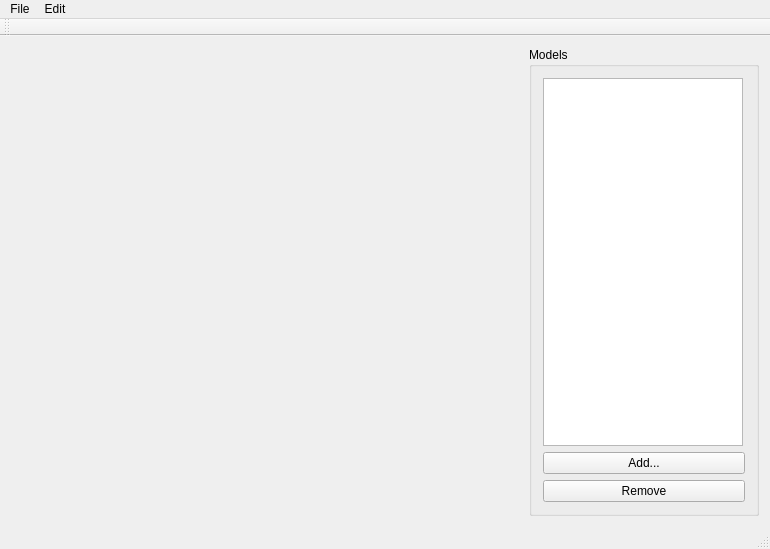
<?xml version="1.0" encoding="UTF-8"?>
<ui version="4.0">
 <class>MainWindow</class>
 <widget class="QMainWindow" name="MainWindow">
  <property name="geometry">
   <rect>
    <x>0</x>
    <y>0</y>
    <width>770</width>
    <height>549</height>
   </rect>
  </property>
  <property name="maximumSize">
   <size>
    <width>770</width>
    <height>16777215</height>
   </size>
  </property>
  <property name="windowTitle">
   <string>MainWindow</string>
  </property>
  <widget class="QWidget" name="centralWidget">
   <layout class="QHBoxLayout" name="horizontalLayout">
    <item>
     <widget class="BasicOpenGLView" name="oglwidget" native="true">
      <property name="sizePolicy">
       <sizepolicy hsizetype="Expanding" vsizetype="Expanding">
        <horstretch>0</horstretch>
        <verstretch>0</verstretch>
       </sizepolicy>
      </property>
      <property name="minimumSize">
       <size>
        <width>500</width>
        <height>300</height>
       </size>
      </property>
     </widget>
    </item>
    <item>
     <widget class="QGroupBox" name="groupBox">
      <property name="minimumSize">
       <size>
        <width>230</width>
        <height>0</height>
       </size>
      </property>
      <property name="maximumSize">
       <size>
        <width>230</width>
        <height>16777215</height>
       </size>
      </property>
      <property name="title">
       <string>Models</string>
      </property>
      <layout class="QVBoxLayout" name="verticalLayout">
       <item>
        <widget class="QListWidget" name="listWidget">
         <property name="minimumSize">
          <size>
           <width>200</width>
           <height>300</height>
          </size>
         </property>
         <property name="maximumSize">
          <size>
           <width>200</width>
           <height>16777215</height>
          </size>
         </property>
         <property name="alternatingRowColors">
          <bool>true</bool>
         </property>
         <property name="selectionMode">
          <enum>QAbstractItemView::ExtendedSelection</enum>
         </property>
         <property name="selectionBehavior">
          <enum>QAbstractItemView::SelectRows</enum>
         </property>
         <property name="selectionRectVisible">
          <bool>true</bool>
         </property>
        </widget>
       </item>
       <item>
        <widget class="QPushButton" name="addButton">
         <property name="text">
          <string>Add...</string>
         </property>
        </widget>
       </item>
       <item>
        <widget class="QPushButton" name="removeButton">
         <property name="text">
          <string>Remove</string>
         </property>
        </widget>
       </item>
      </layout>
     </widget>
    </item>
   </layout>
  </widget>
  <widget class="QMenuBar" name="menuBar">
   <property name="geometry">
    <rect>
     <x>0</x>
     <y>0</y>
     <width>770</width>
     <height>22</height>
    </rect>
   </property>
   <widget class="QMenu" name="menuFile">
    <property name="title">
     <string>File</string>
    </property>
    <addaction name="actionAdd_Model"/>
   </widget>
   <widget class="QMenu" name="menuEdit">
    <property name="title">
     <string>Edit</string>
    </property>
    <addaction name="actionRemove_Selected"/>
   </widget>
   <addaction name="menuFile"/>
   <addaction name="menuEdit"/>
  </widget>
  <widget class="QToolBar" name="mainToolBar">
   <attribute name="toolBarArea">
    <enum>TopToolBarArea</enum>
   </attribute>
   <attribute name="toolBarBreak">
    <bool>false</bool>
   </attribute>
  </widget>
  <widget class="QStatusBar" name="statusBar"/>
  <action name="actionAdd_Model">
   <property name="text">
    <string>Add Model...</string>
   </property>
  </action>
  <action name="actionRemove_Selected">
   <property name="text">
    <string>Remove Selected</string>
   </property>
  </action>
 </widget>
 <layoutdefault spacing="6" margin="11"/>
 <customwidgets>
  <customwidget>
   <class>BasicOpenGLView</class>
   <extends>QWidget</extends>
   <header>basicopenglview.h</header>
   <container>1</container>
  </customwidget>
 </customwidgets>
 <resources/>
 <connections/>
</ui>
